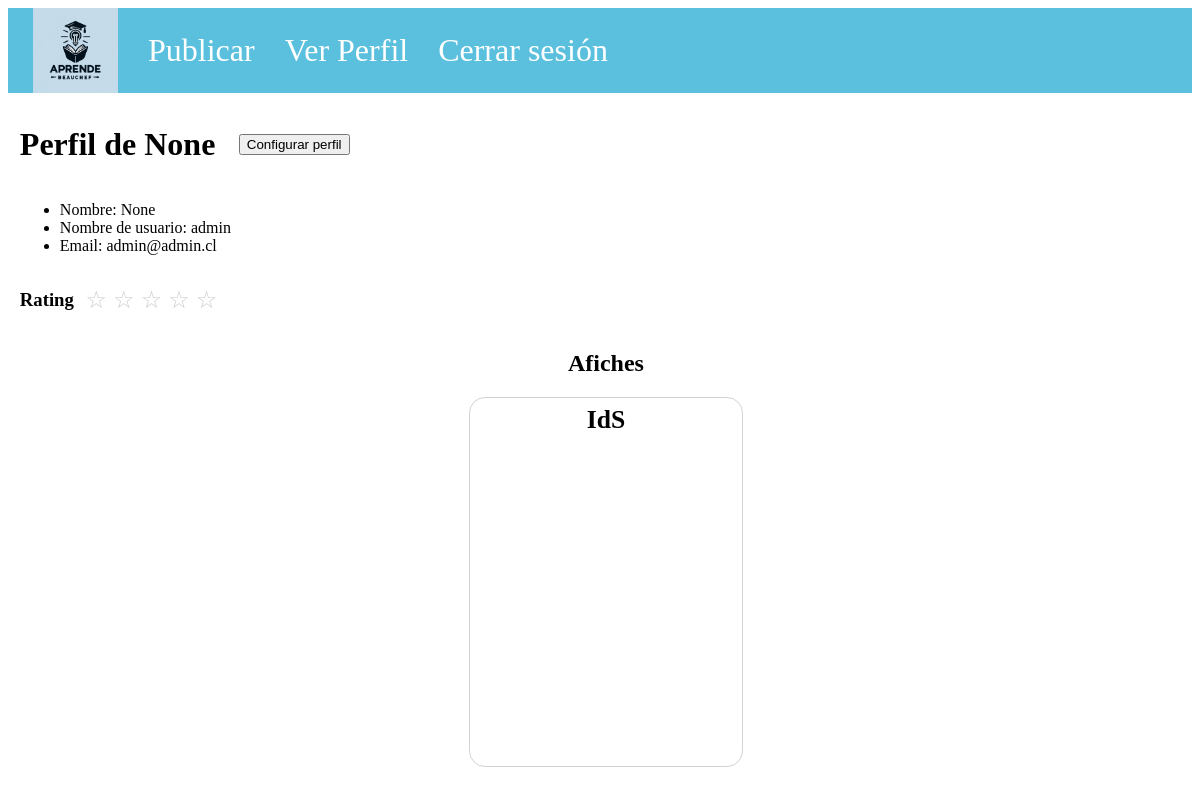
Before: /profile/ (signed in) with the older database file.
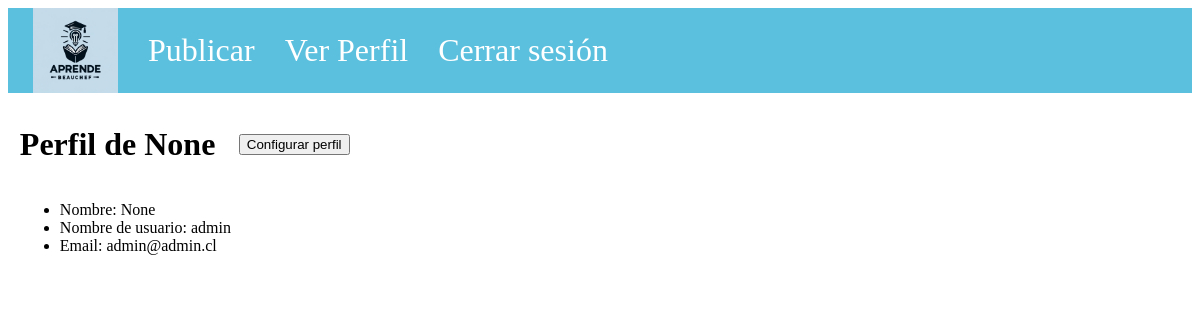
After: the same page with the newer database file.
### baseapp/models.py (models this page shows)
class Afiche(models.Model):
    url = models.FileField(upload_to='uploads/')
    descripcion = models.CharField(max_length=200, blank=True)
    nombre = models.CharField(max_length=200)

### baseapp/views.py (the view)
# urls.py: path("profile/", views.profile_view, name="profile"),
def profile_view(request):
    user=request.user
    try:
        tutor = Tutor.objects.get(usuario=user)
        publicaciones = Publica.objects.filter(dicta__tutor=tutor).select_related('afiche')
        afiches = [publicacion.afiche for publicacion in publicaciones]
    except Tutor.DoesNotExist:
        tutor = None
        afiches = None
    return render(request, "profile.html", {'user': user, 'afiches': afiches})

### baseapp/static/templates/profile.html (shortened to what this page needs)
{%extends 'base_navbar.html'%}
{%block stylesheets%}
<link rel="stylesheet" type="text/css" href="/static/css/profile.css">
{%endblock%}
{%block content%}
<div class="profile-content">
    <div class="user-tittle">
        <h1 class="user-profile">Perfil de {{user.name}}</h1>
        <button id="conf" class="conf-button" onclick="location.href = 'http://127.0.0.1:8000/profile/edit/'">Configurar
            perfil</button>
    </div>
    <div class="user-info">
        <ul>
            <li id="nombre">Nombre: {{user.name}}</li>
            <li id="username">Nombre de usuario: {{user.username}}</li>
            <li id="email">Email: {{user.email}}</li>
        </ul>
    </div>
    {%if afiches is not None%}
    <div class="rating-content">
        <h3 class="afiches"> Rating</h3>
        <div class="rating">
            <span class="star empty"></span>
            <span class="star empty"></span>
            <span class="star empty"></span>
            <span class="star empty"></span>
            <span class="star empty"></span>
        </div>
    </div>
    <h2 class="afiches"> Afiches </h2>
    <div class="afiches">
        {%for poster in afiches%}
        <article>
            <div class="container-titulo">
                <h2>{{poster.nombre}}</h2>
            </div>
            <div class="container-afiche">
            </div>
        </article>
        {%endfor%}
    </div>
    {%endif%}
</div>
{%endblock%}

Changed rows visible on the page:
removed Afiche: nombre "IdS"
Other visible differences:
text no longer shown: "Rating Afiches"
